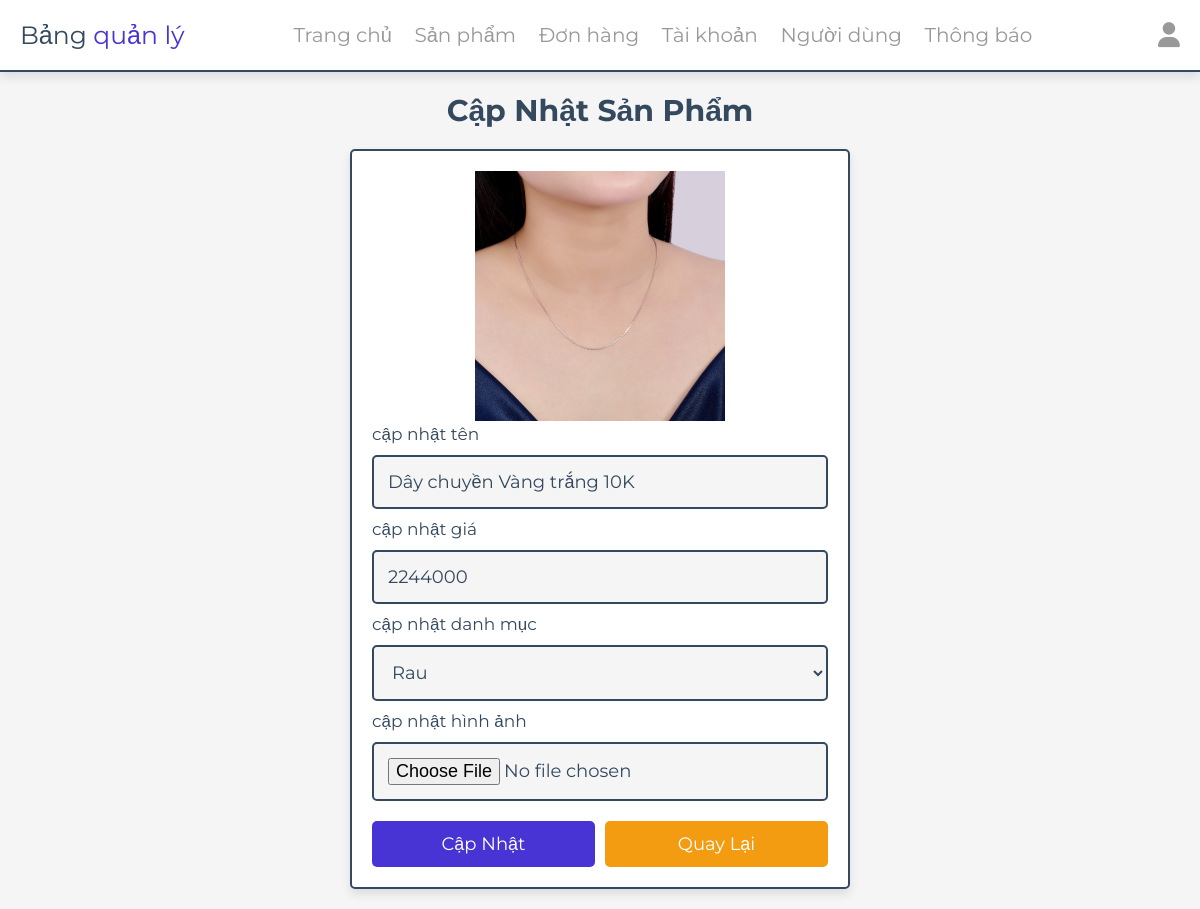
Screenshot of /admin/update_product.php?update=27 (signed in) with the database file from the repository.
### tables this page shows
CREATE TABLE `products` (
  `id` int(100) NOT NULL,
  `name` varchar(100) NOT NULL,
  `category` varchar(100) NOT NULL,
  `price` int(10) NOT NULL,
  `image` varchar(100) NOT NULL
);

### admin/update_product.php (the view, shortened to what this page needs)
<?php
include "../components/connect.php";
?>
<!DOCTYPE html>
<html lang="en">
<head>
    <link rel="stylesheet" href="https://cdnjs.cloudflare.com/ajax/libs/font-awesome/6.4.2/css/all.min.css">
    <link rel="stylesheet" href="../CSS/admin_style.css">
</head>
<body>
    <?php include '../components/admin_header.php'; ?>
    <section class="update-product">
        <h1 class="heading">Cập nhật sản phẩm</h1>
        <?php
        $update_id = $_GET['update'];
        $show_products = mysqli_query($conn, "SELECT * FROM `products` WHERE id = '$update_id'") or die('query failed');
        if (mysqli_num_rows($show_products) > 0) {
            while ($fetch_products = mysqli_fetch_assoc($show_products)) {
        ?>
                <form action="" method="post" enctype="multipart/form-data">
                    <img src="../uploaded_img/<?= $fetch_products['image']; ?>" alt="">
                    <span>cập nhật tên</span>
                    <input type="text" required placeholder="enter product name" name="name" maxlength="100" class="box" value="<?= $fetch_products['name']; ?>">
                    <span>cập nhật giá</span>
                    <input type="number" min="0" max="9999999999" required placeholder="enter product price" name="price" onkeypress="if(this.value.length == 10) return false;" class="box" value="<?= $fetch_products['price']; ?>">
                    <span>cập nhật danh mục</span>
                    <select name="category" class="box" required>
                        <option value="main dish">Rau</option>
                    </select>
                    <span>cập nhật hình ảnh</span>
                    <input type="file" name="image" class="box" accept="image/jpg, image/jpeg, image/png, image/webp">
                    <div class="flex-btn">
                        <input type="submit" value="cập nhật" class="btn" name="update">
                        <a href="products.php" class="option-btn">quay lại</a>
                    </div>
                </form>
        <?php
            }
        } else {
            echo '<p class="empty">chưa có sản phẩm nào được thêm vào!</p>';
        }
        ?>
    </section>
</body>
</html>

### css/admin_style.css (style rules this page uses)
:root { --main-color: #4834d4; --red: #e74c3c; --orange: #f39c12; --black: #34495e; --white: #fff; --light-bg: #f5f5f5; --light-color: #999; --border: .2rem solid var(--black); --box-shadow: 0 .5rem 1rem rgba(0, 0, 0, .1); }
* { font-family: 'Montserrat', sans-serif; margin: 0; padding: 0; box-sizing: border-box; text-decoration: none; outline: none; border: none; }
html { font-size: 62.5%; overflow-x: hidden; }
body { background-color: var(--light-bg); }
section { max-width: 1200px; margin: 0 auto; padding: 2rem; }
.btn, .delete-btn, .option-btn { display: block; margin-top: 1rem; border-radius: .5rem; cursor: pointer; width: 100%; font-size: 1.8rem; color: var(--white); padding: 1.2rem 3rem; text-transform: capitalize; text-align: center; }
.btn { background-color: var(--main-color); }
.option-btn { background-color: var(--orange); }
.flex-btn { display: flex; gap: 1rem; }
.heading { text-align: center; margin-bottom: 2rem; text-transform: capitalize; color: var(--black); font-size: 3rem; }
.update-product form { margin: 0 auto; max-width: 50rem; background-color: var(--white); border-radius: .5rem; box-shadow: var(--box-shadow); border: var(--border); padding: 2rem; }
.update-product form img { height: 25rem; width: 100%; object-fit: contain; }
.update-product form .box { background-color: var(--light-bg); border: var(--border); width: 100%; padding: 1.4rem; font-size: 1.8rem; color: var(--black); border-radius: .5rem; margin: 1rem 0; }
.update-product form span { font-size: 1.7rem; color: var(--black); }

### rows the page displays
products: image (picture), name "Dây chuyền Vàng trắng 10K", price "2244000"
